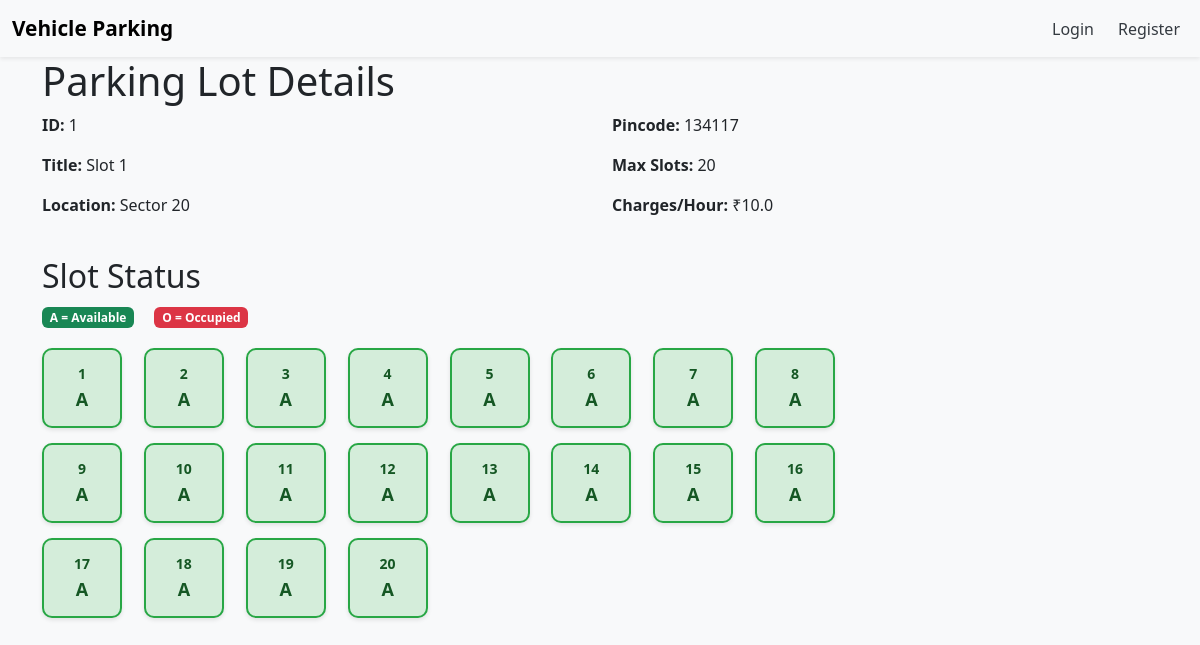
Page /slot/1/ on the earlier database version.
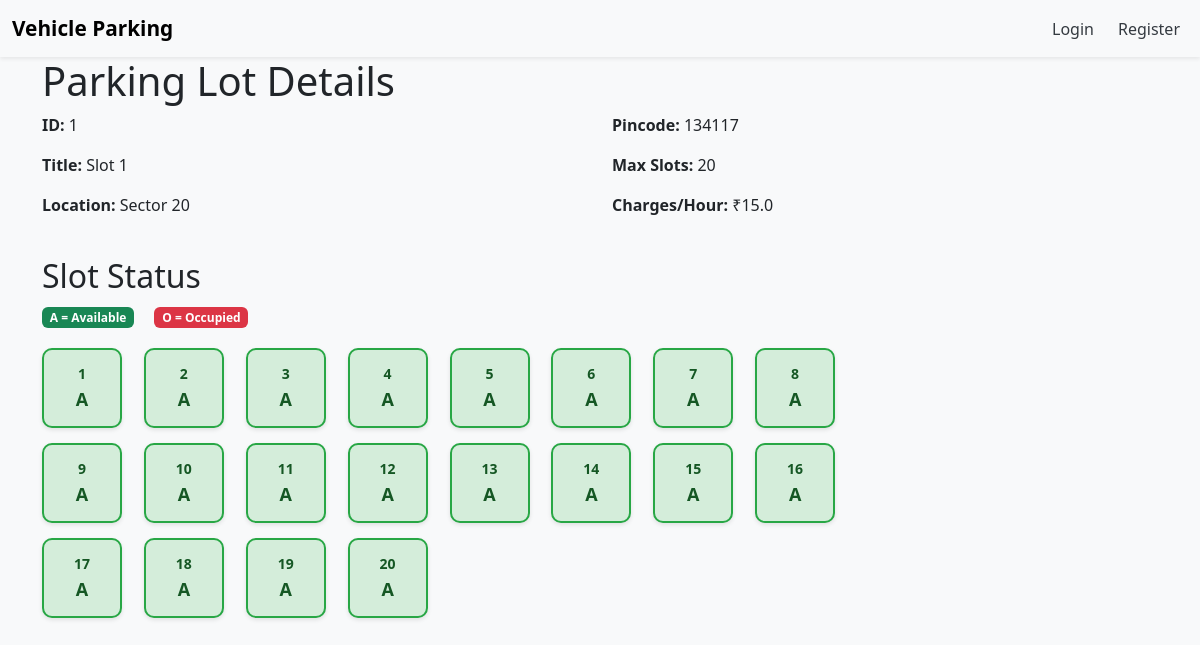
Same page on the later database version.
### models.py (models this page shows)
class LotInfo(db.Model):
    __tablename__ = 'lots_info'
    lot_id = db.Column(db.Integer, primary_key=True)
    lot_title = db.Column(db.String(120), nullable=False)
    lot_location = db.Column(db.String(200))
    lot_zip = db.Column(db.String(10))
    rate_per_hr = db.Column(db.Float, nullable=False)
    total_slots = db.Column(db.Integer, nullable=False)
    slot_list = db.relationship('LotSlot', backref='parent_lot', cascade="all, delete", lazy=True)

class LotSlot(db.Model):
    __tablename__ = 'lot_slots'
    slot_id = db.Column(db.Integer, primary_key=True)
    parent_id = db.Column(db.Integer, db.ForeignKey('lots_info.lot_id'), nullable=False)
    slot_status = db.Column(db.String(1), default='A')
    current_reservation = db.relationship('SlotReservation', backref='reserved_slot', lazy=True, uselist=False)

### routes.py (the view)
    @app.route('/slot/<int:slot_id>/')
    def view_slot(slot_id):
        slot = LotInfo.query.get(slot_id)
        if not slot:
            flash("Slot not found.")
            return redirect(url_for('admin_login'))
        return render_template('show_slot.html', slot=slot)

### templates/show_slot.html (shortened to what this page needs)
{% extends "layout.html" %}
{% block content %}
<h1>Parking Lot Details</h1>
<div class="row mb-4">
    <div class="col-md-6">
        <p><strong>ID:</strong> {{ slot.lot_id }}</p>
        <p><strong>Title:</strong> {{ slot.lot_title }}</p>
        <p><strong>Location:</strong> {{ slot.lot_location }}</p>
    </div>
    <div class="col-md-6">
        <p><strong>Pincode:</strong> {{ slot.lot_zip }}</p>
        <p><strong>Max Slots:</strong> {{ slot.total_slots }}</p>
        <p><strong>Charges/Hour:</strong> ₹{{ slot.rate_per_hr }}</p>
    </div>
</div>
<h2 class="mt-4">Slot Status</h2>
<div class="mb-3">
    <span class="badge bg-success me-3">A = Available</span>
    <span class="badge bg-danger">O = Occupied</span>
</div>
<div class="slot-grid">
    {% for slot_obj in slot.slot_list %}
        <div class="slot-box {% if slot_obj.slot_status == 'O' %}occupied{% else %}available{% endif %}">
            <div class="slot-number">{{ loop.index }}</div>
            <div class="slot-status">{{ slot_obj.slot_status }}</div>
        </div>
    {% endfor %}
</div>
{% endblock %}

### templates/layout.html (shortened to what this page needs)
<!DOCTYPE html>
<html lang="en">
<head>
    <link href="https://cdn.jsdelivr.net/npm/bootstrap@5.3.7/dist/css/bootstrap.min.css" rel="stylesheet">
</head>
<body>
   {% include "navbar.html" %}
    <div class="container">
        {% block content %}
        {% endblock %}
    </div>
</body>
</html>

### templates/navbar.html (shortened to what this page needs)
 <nav class="navbar navbar-expand-lg bg-body-tertiary shadow-sm">
        <div class="container-fluid">
            <a class="navbar-brand fw-bold" href="{{ url_for('login') }}">Vehicle Parking</a>
            <div class="collapse navbar-collapse" id="navbarSupportedContent">
                <ul class="navbar-nav ms-auto mb-2 mb-lg-0">
                    {% if not session.get('user_id') %}
                    <li class="nav-item">
                        <a class="nav-link {% if request.endpoint == 'login' %}active-page{% endif %}" href="{{ url_for('login') }}">Login</a>
                    </li>
                    <li class="nav-item ms-2">
                        <a class="nav-link {% if request.endpoint == 'register' %}active-page{% endif %}" href="{{ url_for('register') }}">Register</a>
                    </li>
                    {% else %}
                    <li class="nav-item ms-2">
                        <a class="nav-link" href="{{ url_for('logout') }}">Logout</a>
                    </li>
                    {% endif %}
                </ul>
            </div>
        </div>
    </nav>

### templates/navbar.html (style rules this page uses)
.nav-link { color: #343a40; font-weight: 500; padding: 8px 16px; border-radius: 6px; transition: none; }
body { background-color: #f8f9fa; }
.navbar { background-color: white; }
.navbar-brand { font-size: 1.3rem; }

### templates/show_slot.html (style rules this page uses)
.slot-grid { display: grid; grid-template-columns: repeat(auto-fill, minmax(80px, 1fr)); gap: 15px; max-width: 800px; margin-top: 20px; }
.slot-box { width: 80px; height: 80px; border-radius: 10px; display: flex; flex-direction: column; justify-content: center; align-items: center; font-weight: bold; box-shadow: 0 2px 4px rgba(0,0,0,0.1); transition: transform 0.2s ease; }
.slot-box.available { background-color: #d4edda; border: 2px solid #28a745; color: #155724; }
.slot-number { font-size: 14px; font-weight: bold; margin-bottom: 2px; }
.slot-status { font-size: 18px; font-weight: bold; }

Differences in the rows shown:
changed LotInfo "Slot 1": rate_per_hr "10.0" → "15.0"
